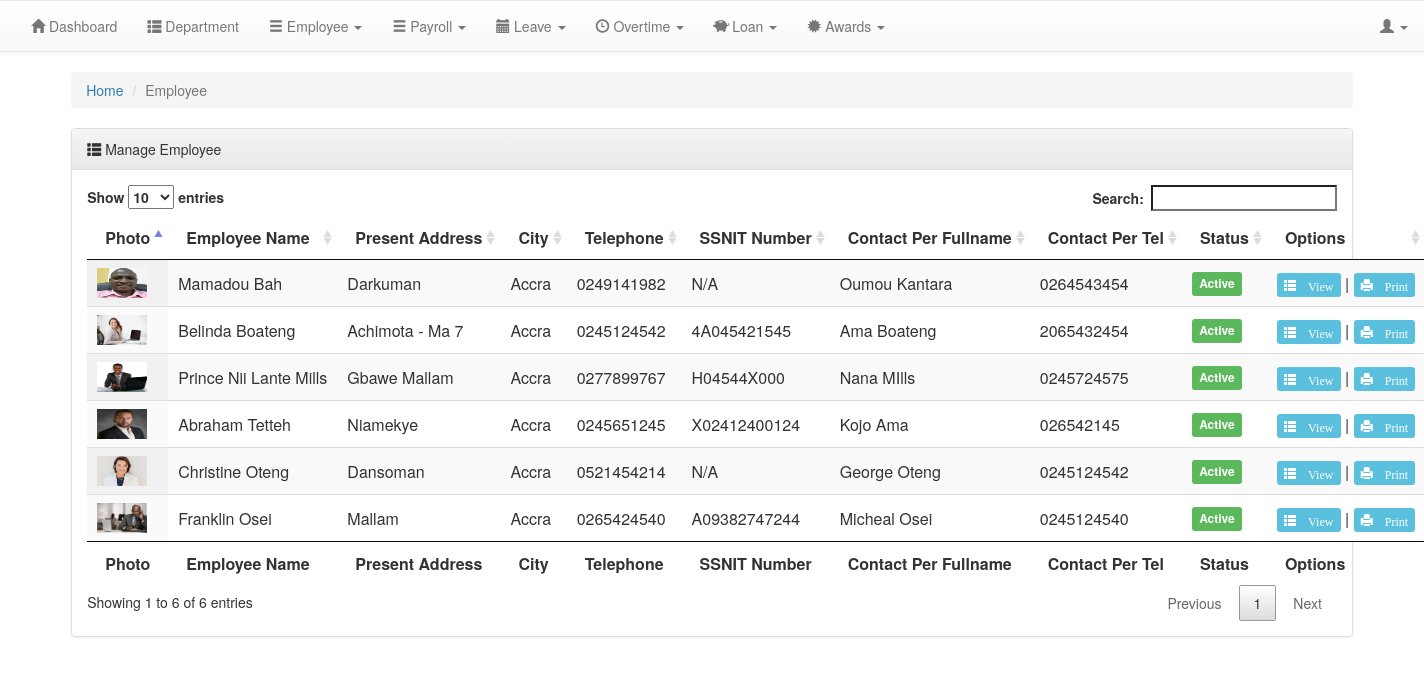
The app's page /acc_view_employees.php (signed in) with its own data.
### tables this page shows
CREATE TABLE `employees` (
  `emp_id` int(100) NOT NULL,
  `emp_code` varchar(255) NOT NULL,
  `emp_joining_date` varchar(100) NOT NULL,
  `emp_fullname` varchar(255) NOT NULL,
  `emp_dob` varchar(100) NOT NULL,
  `emp_gender` varchar(255) NOT NULL,
  `emp_maratial_status` varchar(225) NOT NULL,
  `emp_mothers_mainden_name` varchar(225) NOT NULL,
  `emp_nationality` varchar(255) NOT NULL,
  `emp_tin_number` varchar(255) NOT NULL DEFAULT 'N/A',
  `emp_ssnit_number` varchar(255) NOT NULL DEFAULT 'N/A',
  `emp_present_address` varchar(255) NOT NULL,
  `emp_city` varchar(255) NOT NULL,
  `emp_country` varchar(255) NOT NULL,
  `emp_mobile` varchar(255) NOT NULL,
  `emp_email` varchar(255) NOT NULL,
  `bank_name` varchar(255) NOT NULL,
  `bank_branch` varchar(250) NOT NULL,
  `bank_account_name` varchar(255) NOT NULL,
  `bank_account_no` int(100) NOT NULL,
  `emp_contact_fullname` varchar(255) NOT NULL,
  `emp_contact_housenumber` varchar(255) NOT NULL,
  `emp_contact_mobile` varchar(255) NOT NULL,
  `emp_contact_occupation` varchar(225) NOT NULL,
  `emp_contact_relationshipToEmp` varchar(225) NOT NULL,
  `position_id` int(100) NOT NULL,
  `head_dep_id` int(100) NOT NULL,
  `basic_salary` varchar(225) NOT NULL,
  `employment_type` varchar(225) NOT NULL,
  `emp_photo` varchar(255) NOT NULL,
  `emp_resume` varchar(255) NOT NULL,
  `emp_offerLetter` varchar(225) NOT NULL,
  `emp_joiningLetter` varchar(225) NOT NULL,
  `emp_contractPaper` varchar(225) NOT NULL,
  `emp_idProff` varchar(225) NOT NULL,
  `emp_otherDocument` varchar(225) NOT NULL,
  `status` int(100) NOT NULL,
  `annual_leave` int(100) NOT NULL,
  `sick_leave` int(11) NOT NULL
);

### acc_view_employees.php (the view, shortened to what this page needs)
<html>
<head>
<link rel="stylesheet" type="text/css" href="css/style.css">
<link rel="stylesheet" type="text/css" href="css/bootstrap.min.css">
<link rel="stylesheet" type="text/css" href="css/bootstrap-theme.min.css">
<link rel="stylesheet" type="text/css" href="datatable/css/jquery.dataTables.min.css">
<link rel="stylesheet" type="text/css" href="datatable/css/buttons.dataTables.min.css">
</head>
<body>
<div class="container_fluid">
 <div class="row">
    <nav class="navbar navbar-default">
        <div class="container-fluid">
			<div class="collapse navbar-collapse" id="bs-example-navbar-collapse-1">
				<ul class="nav navbar-nav" >
				 <li id="navDashboard"><a href="admin/index"> <i class="glyphicon glyphicon-home"> </i> Dashboard </a> </li>
				 <li id="navDashboard"><a href="view_headOfDepartments"> <i class="glyphicon glyphicon-th-list"> </i> Department </a> </li>
 				 <li class="dropdown">
				 <a href="#" class="drop-toggle" data-toggle="dropdown"> <i class="glyphicon glyphicon-menu-hamburger"></i> Employee <span class="caret"></span></a>
				 </li>
				 <li class="dropdown">
				 <a href="#" class="drop-toggle" data-toggle="dropdown"> <i class="glyphicon glyphicon-menu-hamburger"></i> Payroll <span class="caret"></span></a>
				 </li>
                 <li class="dropdown">
				 <a href="#" class="drop-toggle" data-toggle="dropdown"> <i class="glyphicon glyphicon-calendar"></i> Leave <span class="caret"></span></a>
				 </li>
				 <li class="dropdown">
				 <a href="#" class="drop-toggle" data-toggle="dropdown"> <i class="glyphicon glyphicon-time"></i> Overtime <span class="caret"></span></a>
				 </li>
				  <li class="dropdown">
				 <a href="#" class="drop-toggle" data-toggle="dropdown"> <i class="glyphicon glyphicon-piggy-bank"></i> Loan <span class="caret"></span></a>
				 </li>
				 <li class="dropdown">
				 <a href="#" class="drop-toggle" data-toggle="dropdown"> <i class="glyphicon  glyphicon-certificate"></i> Awards <span class="caret"></span></a>
				 </li>
				 </ul>
				 <ul class="nav navbar-nav navbar-right">
				 <li class="dropdown menu">
				 <a href="#" class="drop-toggle" data-toggle="dropdown"> <i class="glyphicon glyphicon-user"></i> <span class="caret"></span></a>
				 </li>
				 </ul>
		    </div>
		</div>
    </nav>
</div>
</div>
<div class="container" style="width:90%">
    <div class="row">
	    <ol class="breadcrumb">
		  <li><a href="admin/index">Home</a> </li>
		  <li class="Active">Employee </li>
		</ol>
		<div class="panel panel-default">
		   <div class="panel-heading">
		    <div class="page-heading"><i class="glyphicon glyphicon-th-list"></i> Manage Employee </div>
		   </div>
		   <div class="panel-body">
	<table id="example" class="display nowrap" style="width:100%">
    <thead>
			   <tr>
			        <th style="width:10%;">Photo</th>
					<th>Employee Name</th>
					<th>Present Address</th>
					<th>City</th>
					<th>Telephone</th>
					<th>SSNIT Number</th>
					<th>Contact Per Fullname</th>
					<th>Contact Per Tel</th>
					<th>Status</th>
					<th style="width:5%;">Options</th>
			   </tr>
			   </thead>
			   <tbody>
    <?php
	include('conn.php');
	$query =  "SELECT * from employees order by status desc ";
	$result = mysqli_query($conn,$query);
	while($row = mysqli_fetch_array($result)){
	$emp_id = $row['emp_id'];
	$emp_photo = $row['emp_photo'];
 	if($row['status'] == 1) {
 		$activeEmployee = "<label class='label label-success'>Active</label>";
 	} else {
 		$activeEmployee = "<label class='label label-danger'>Inactive</label>";
 	}
	?>
            <tr>
                <td><?php echo " <img src='./images/photo/$emp_photo' width='50' height='30' /> " ; ?> </td>
				<td><?php echo $row['emp_fullname']; ?></td>
                <td><?php echo $row['emp_present_address']; ?></td>
                <td><?php echo $row['emp_city']; ?></td>
				<td><?php echo $row['emp_mobile'];?></td>
                <td><?php echo $row['emp_ssnit_number']; ?></td>
				<td><?php echo $row['emp_contact_fullname']; ?></td>
                <td><?php echo $row['emp_contact_mobile'];?></td>
				<td><?php echo $activeEmployee ; ?></td>
	<td><?php echo "<a  title ='View'  href='view_employee?emp_id=$emp_id' class='label label-info'><i class='glyphicon glyphicon-th-list'> View</i></a>" ?> | <?php echo " <a  title ='Prin'  href='emp_personal_report?emp_id=$emp_id' class='label label-info'><i class='glyphicon glyphicon-print'> Print</i></a>" ?> </td>
            </tr>
    <?php
	}
	?>
        </tbody>
              <tfoot>
               <tr>
                <th style="width:10%;">Photo</th>
					<th>Employee Name</th>
					<th>Present Address</th>
					<th>City</th>
					<th>Telephone</th>
					<th>SSNIT Number</th>
					<th>Contact Per Fullname</th>
					<th>Contact Per Tel</th>
					<th>Status</th>
					<th style="width:5%;">Options</th>
               </tr>
              </tfoot>
    </table>
	</div>
        </div>
    </div>
</div>
</body>
</html>

### records on screen
employees: emp_photo (picture), emp_fullname "Mamadou Bah", emp_present_address "Darkuman", emp_city "Accra", emp_mobile "0249141982", emp_ssnit_number "N/A", emp_contact_fullname "Oumou Kantara", emp_contact_mobile "0264543454", status "Active"
employees: emp_photo (picture), emp_fullname "Belinda Boateng", emp_present_address "Achimota - Ma 7", emp_city "Accra", emp_mobile "0245124542", emp_ssnit_number "4A045421545", emp_contact_fullname "Ama Boateng", emp_contact_mobile "2065432454", status "Active"
employees: emp_photo (picture), emp_fullname "Prince Nii Lante Mills", emp_present_address "Gbawe Mallam", emp_city "Accra", emp_mobile "0277899767", emp_ssnit_number "H04544X000", emp_contact_fullname "Nana MIlls", emp_contact_mobile "0245724575", status "Active"
employees: emp_photo (picture), emp_fullname "Abraham Tetteh", emp_present_address "Niamekye", emp_city "Accra", emp_mobile "0245651245", emp_ssnit_number "X02412400124", emp_contact_fullname "Kojo Ama", emp_contact_mobile "026542145", status "Active"
employees: emp_photo (picture), emp_fullname "Christine Oteng", emp_present_address "Dansoman", emp_city "Accra", emp_mobile "0521454214", emp_ssnit_number "N/A", emp_contact_fullname "George Oteng", emp_contact_mobile "0245124542", status "Active"
employees: emp_photo (picture), emp_fullname "Franklin Osei", emp_present_address "Mallam", emp_city "Accra", emp_mobile "0265424540", emp_ssnit_number "A09382747244", emp_contact_fullname "Micheal Osei", emp_contact_mobile "0245124540", status "Active"
